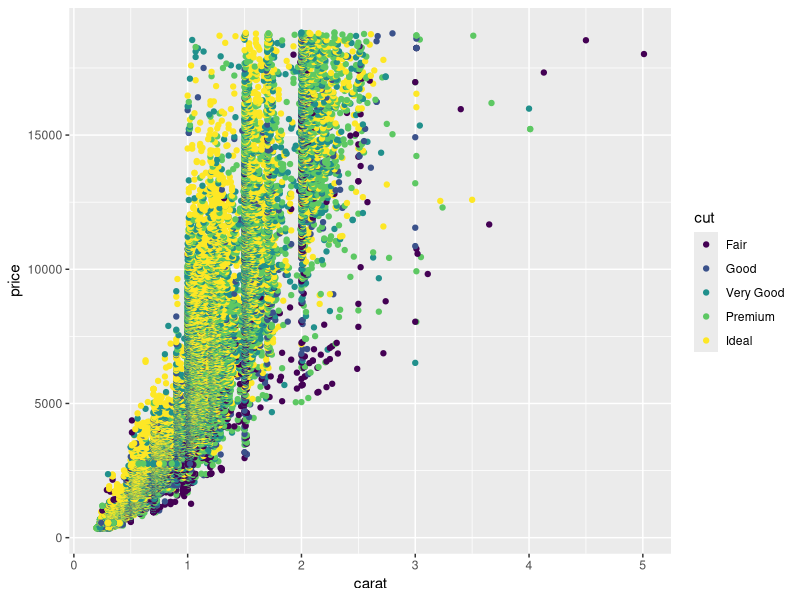
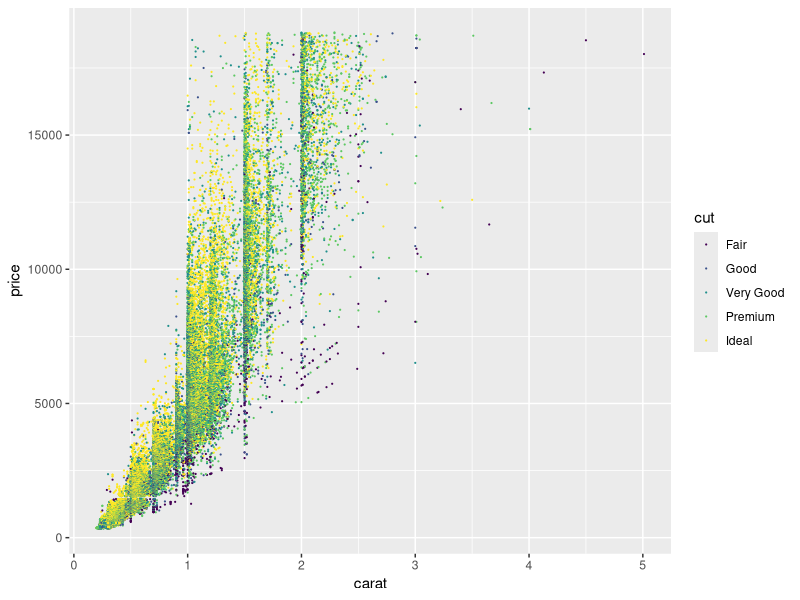
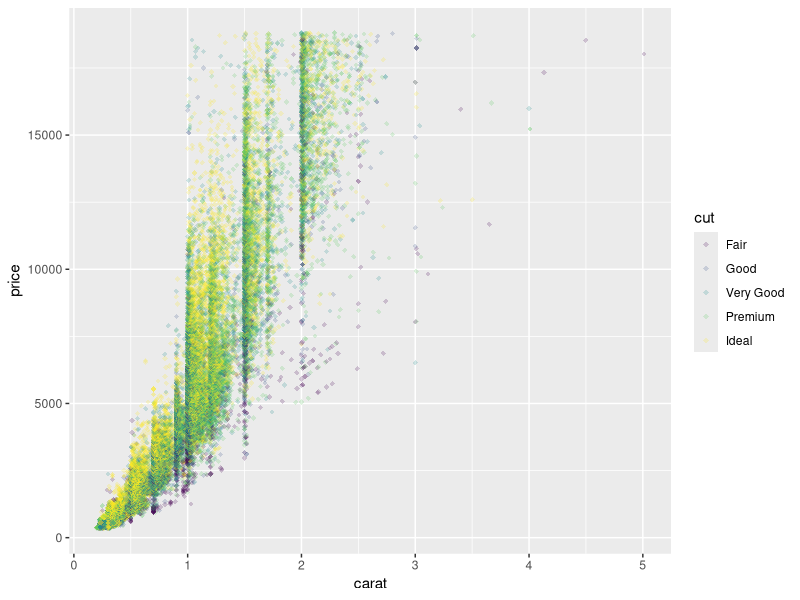
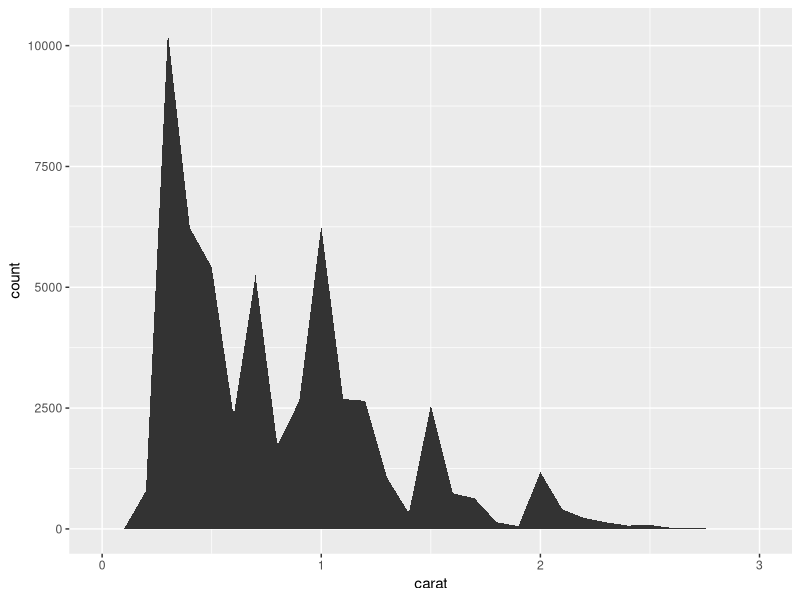
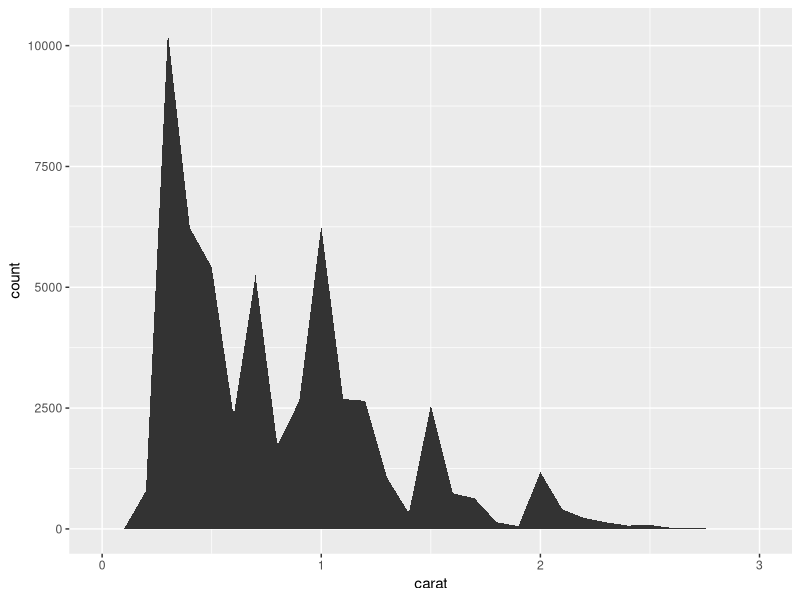
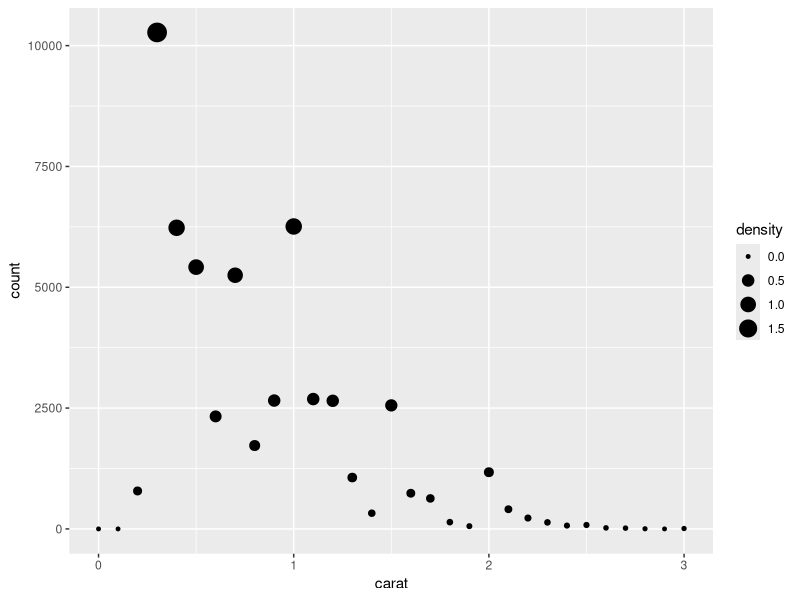
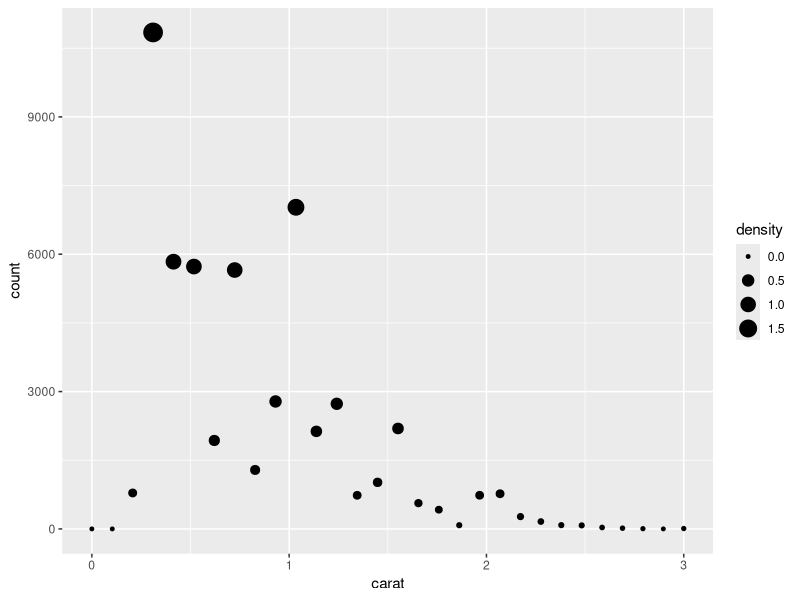
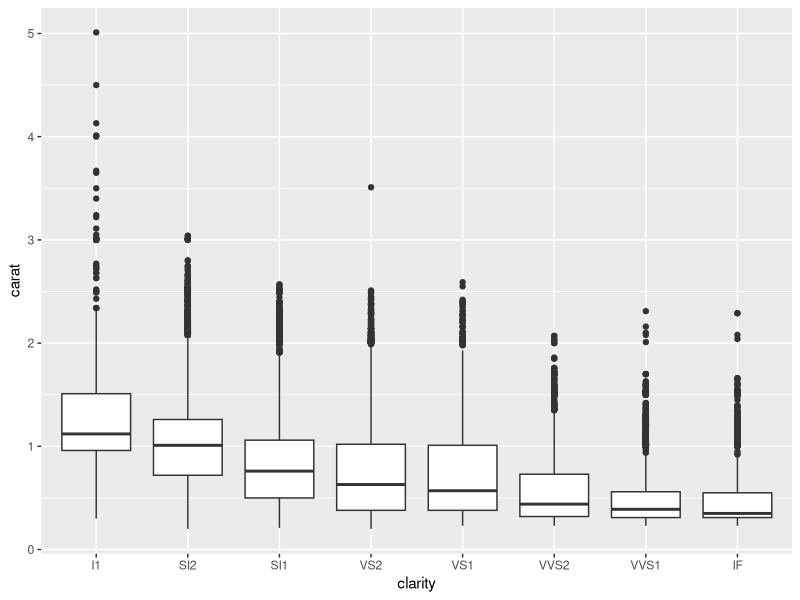

Reproduce these figures in R, in order.
library(ggplot2)
data("diamonds")

## deal with overploting
d <- ggplot(diamonds, aes(x= carat,y=price,colour=cut))
d + geom_point() 
d + geom_point(size=0.1)
d + geom_point(alpha=1/5, shape = 18)


##rewrite the code
d <- ggplot(diamonds, aes(carat)) + xlim(0, 3)
d + stat_bin(aes(ymax = ..count..), binwidth = 0.1, geom = "area")
d + geom_area(aes(ymax=..count..), binwidth =0.1, stat = "bin")
d + stat_bin(aes(size = ..density..), binwidth = 0.1, geom = "point", position="identity" )
d+ geom_point(aes(size=..density..), position="identity", stat = "bin", binwith=0.1)


##layer by layer
d <- ggplot(diamonds, aes(x= clarity, y= carat))
d + geom_boxplot()
d + geom_boxplot(aes(colour=cut))
sm <- geom_smooth(aes(group=cut,colour=cut),method = "lm")
d1 <- d + geom_boxplot(aes(colour=cut)) + sm
d1
d1 + facet_wrap(~cut)
d1 + facet_wrap(~color, ncol=7)
d1 + facet_grid(cut~color)
d1 + labs(title = "Carats vs clarity box plot", x="clarity",y="carat")
d2 <- d1 + labs(title = "Carats vs clarity box plot", x="clarity",y="carat") + scale_color_brewer(palette = 3)
png(file="Carats vs clarity box plot.png", width = 500, height = 500)
d2
dev.off()

##scale
d1 + scale_y_continuous(trans = "log10" ) #what is the scale range? why?
d1 + scale_y_continuous(trans = "log10" ) + ylab("unit=carat")
d + geom_boxplot(aes(clarity, log10(carat),colour=cut)) # what is the scale range now? what is the unit? give a y-axis title
d + geom_boxplot(aes(clarity, log10(carat),colour=cut)) + ylab("unit=log10(carat)")
d + geom_boxplot(aes(clarity, log10(carat),colour=cut)) + sm
d + geom_boxplot(aes(clarity, log10(carat),colour=cut)) + geom_smooth(aes(y=log10(carat),group=cut,colour=cut),method = "lm")
d1 + scale_y_continuous(trans = "log10" , limits = c(0.3, 3.0))


##jitter plot
dia_sample <- diamonds[sample(nrow(diamonds),100,replace=F),]
ds <- ggplot(data=dia_sample, aes(x=clarity,y=carat))
ds + geom_boxplot() + geom_jitter(aes(size=carat,colour=price)) ##do you see anything related?
ds + geom_boxplot() + geom_jitter(aes(size=carat,colour=price)) + scale_color_gradient(limits= c(10000,15000))
ds + geom_boxplot() + geom_jitter(aes(size=carat,colour=price)) + scale_color_gradient(limits= c(10000,15000)) + scale_size_continuous(limits = c(1.2,2))

##position
d <- ggplot(diamonds, aes(clarity))
d + geom_bar(aes(fill=cut),stat = "count", position = "stack")
d + geom_bar(aes(fill=cut),stat = "count", position = "fill")
d + geom_bar(aes(fill=cut),stat = "count", position = "dodge")


